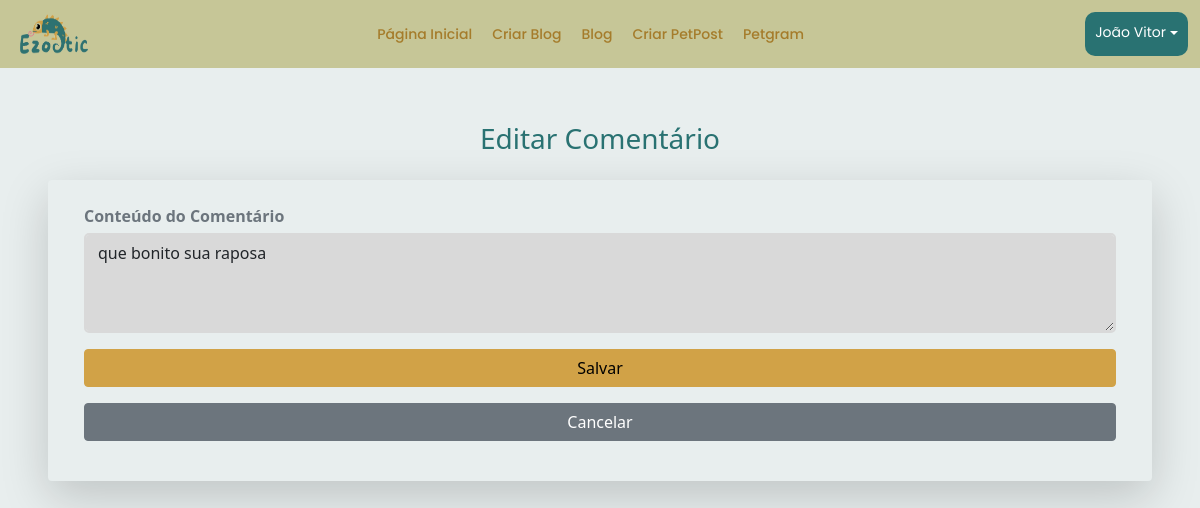
Page /editar_comentario/2 (signed in) on the committed database.
### app/models.py (models this page shows, shortened)
class User(db.Model, UserMixin):
    id = db.Column(db.Integer, primary_key=True)
    nome = db.Column(db.String, nullable=True)
    sobrenome = db.Column(db.String, nullable=True)
    email = db.Column(db.String, nullable=True)
    senha = db.Column(db.String, nullable=True)
    posts = db.relationship('Post', backref='user', lazy=True)
    petgrams = db.relationship('Petgram', backref='user', lazy=True)
    comentarios_petgram = db.relationship('ComentarioPetgram', backref='user', lazy=True)

class Comentario(db.Model):
    id = db.Column(db.Integer, primary_key=True)
    conteudo = db.Column(db.String, nullable=False)
    user_id = db.Column(db.Integer, db.ForeignKey('user.id'), nullable=False)
    post_id = db.Column(db.Integer, db.ForeignKey('post.id'), nullable=False)
    user = db.relationship('User', backref='comentarios')
    post = db.relationship('Post', backref='comentarios')

### app/views.py (the view)
@app.route('/editar_comentario/<int:comentario_id>', methods=['GET', 'POST'])
def editar_comentario(comentario_id):
    comentario = Comentario.query.get_or_404(comentario_id)
    if comentario.user_id != current_user.id:
        flash('Você não tem permissão para editar este comentário.', 'danger')
        return redirect(url_for('postLista'))
    if request.method == 'POST':
        comentario.conteudo = request.form.get('conteudo')
        db.session.commit()
        flash('Comentário atualizado com sucesso!', 'success')
        return redirect(url_for('postLista'))
    return render_template('editar_comentario.html', comentario=comentario)

### app/models.py (called while the page is built)
@login_manager.user_loader
def load_user(user_id):
    return User.query.get(user_id)

### app/templates/editar_comentario.html (shortened to what this page needs)
{% extends 'base.html' %}
{% block content %}
{% include 'nave/nave.html' %}
<div class="container mt-4">
    <h3 class="text-center mb-4" style="color: #297272;">Editar Comentário</h3>
    <form action="{{ url_for('editar_comentario', comentario_id=comentario.id) }}" method="POST" class="row mt-4 p-4 rounded shadow-lg" style="background-color: #E8EEEE;">
        <div class="form-group mb-3">
            <label for="conteudo" class="form-label text-muted">Conteúdo do Comentário</label>
            <textarea name="conteudo" class="form-control custom-textarea" placeholder="Edite seu comentário..." style="background-color: #D9D9D9;" rows="4" required>{{ comentario.conteudo }}</textarea>
        </div>
        <div class="form-group mb-3">
            <button type="submit" class="btn btn-warning w-100">Salvar</button>
        </div>
        <div class="form-group mb-3">
            <a href="{{ url_for('postLista') }}" class="btn btn-secondary w-100">Cancelar</a>
        </div>
    </form>
</div>
{% endblock %}

### app/templates/nave/nave.html (shortened to what this page needs)
{% if current_user.is_authenticated %}
    <nav class="navbar">
        <div>
            <img class="logotipo" src="{{ url_for('static', filename='images/Ezootic-Logo.png') }}" alt="Logotipo">
        </div>
        <div class="navbar-links">
            <a href="/">Página Inicial</a>
            <a href="{{ url_for('postNovo') }}">Criar Blog</a>
            <a href="{{ url_for('postLista') }}">Blog</a>
            <a href="{{ url_for('petgramNovo') }}">Criar PetPost</a>
            <a href="{{ url_for('petgramLista') }}">Petgram</a>
        </div>
        <div class="login-options">
            <span class="options-name" style="color: white;">{{current_user.nome}} {{current_user.sobrenome}}</span>
            <div class="dropdown custom-dropdown">
                <a href="#" class="dropdown-toggle" data-bs-toggle="dropdown" aria-expanded="false" style="color: white;">
                </a>
            </div>
        </div>
    </nav>
{% endif %}

### app/templates/nave/nave.html (style rules this page uses)
.navbar { display: flex; justify-content: space-between; align-content: center; padding: 1% 1% 1% 1%; background-color: #C6C697; }
.logotipo { width: 7vw; height: 5vh; }
.navbar-links { display: flex; gap: 20px; }
.navbar-links a { text-decoration: none; color: #a57c2b; font-family: "Poppins", sans-serif; font-weight: 500; font-size: 14px; transition: color 0.3s; }
.login-options { border-radius: 10px; padding: 10px 10px 10px 10px; background-color: #297272; font-family: "Poppins", sans-serif; display: flex; }
.options-name { font-weight: 400; font-size: 14px; }

### app/templates/editar_comentario.html (style rules this page uses)
body { background-color: #E8EEEE; }
.custom-textarea { height: 100px; border: 2px solid #D9D9D9; border-radius: 5px; }
.form-group { display: flex; flex-direction: column; width: 100%; }
.form-group label { margin-bottom: 5px; font-weight: bold; }
.btn-warning { background-color: #D1A247; border-color: #D1A247; }
.container { padding: 30px; border-radius: 10px; }
.form-control { border: 2px solid #D9D9D9; border-radius: 5px; }

### rows in the picture
User: nome "João", sobrenome "Vitor"
Comentario: conteudo "que bonito sua raposa"
